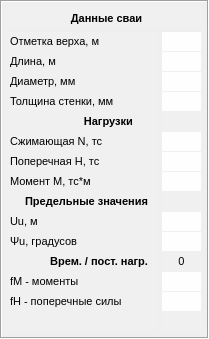
          <widget class="QFrame" name="frame_7">
           <property name="sizePolicy">
            <sizepolicy hsizetype="Fixed" vsizetype="Fixed">
             <horstretch>0</horstretch>
             <verstretch>0</verstretch>
            </sizepolicy>
           </property>
           <property name="minimumSize">
            <size>
             <width>0</width>
             <height>0</height>
            </size>
           </property>
           <property name="maximumSize">
            <size>
             <width>16777215</width>
             <height>16777215</height>
            </size>
           </property>
           <property name="font">
            <font>
             <pointsize>8</pointsize>
            </font>
           </property>
           <property name="frameShape">
            <enum>QFrame::Box</enum>
           </property>
           <property name="frameShadow">
            <enum>QFrame::Sunken</enum>
           </property>
           <layout class="QGridLayout" name="gridLayout_8">
            <property name="leftMargin">
             <number>5</number>
            </property>
            <property name="topMargin">
             <number>5</number>
            </property>
            <property name="rightMargin">
             <number>5</number>
            </property>
            <property name="bottomMargin">
             <number>5</number>
            </property>
            <property name="spacing">
             <number>5</number>
            </property>
            <item row="1" column="0">
             <widget class="QTableWidget" name="tableWidget_6">
              <property name="sizePolicy">
               <sizepolicy hsizetype="Fixed" vsizetype="Fixed">
                <horstretch>0</horstretch>
                <verstretch>0</verstretch>
               </sizepolicy>
              </property>
              <property name="minimumSize">
               <size>
                <width>150</width>
                <height>300</height>
               </size>
              </property>
              <property name="maximumSize">
               <size>
                <width>150</width>
                <height>16777215</height>
               </size>
              </property>
              <property name="sizeIncrement">
               <size>
                <width>0</width>
                <height>0</height>
               </size>
              </property>
              <property name="font">
               <font>
                <pointsize>8</pointsize>
               </font>
              </property>
              <property name="focusPolicy">
               <enum>Qt::NoFocus</enum>
              </property>
              <property name="styleSheet">
               <string notr="true">background-color: rgb(240, 240, 240);</string>
              </property>
              <property name="frameShape">
               <enum>QFrame::NoFrame</enum>
              </property>
              <property name="verticalScrollBarPolicy">
               <enum>Qt::ScrollBarAlwaysOff</enum>
              </property>
              <property name="horizontalScrollBarPolicy">
               <enum>Qt::ScrollBarAlwaysOff</enum>
              </property>
              <property name="editTriggers">
               <set>QAbstractItemView::NoEditTriggers</set>
              </property>
              <property name="selectionMode">
               <enum>QAbstractItemView::NoSelection</enum>
              </property>
              <property name="gridStyle">
               <enum>Qt::NoPen</enum>
              </property>
              <attribute name="horizontalHeaderVisible">
               <bool>false</bool>
              </attribute>
              <attribute name="horizontalHeaderMinimumSectionSize">
               <number>30</number>
              </attribute>
              <attribute name="horizontalHeaderDefaultSectionSize">
               <number>145</number>
              </attribute>
              <attribute name="verticalHeaderVisible">
               <bool>false</bool>
              </attribute>
              <attribute name="verticalHeaderMinimumSectionSize">
               <number>20</number>
              </attribute>
              <attribute name="verticalHeaderDefaultSectionSize">
               <number>20</number>
              </attribute>
              <row>
               <property name="text">
                <string>1</string>
               </property>
              </row>
              <row>
               <property name="text">
                <string>2</string>
               </property>
              </row>
              <row>
               <property name="text">
                <string>3</string>
               </property>
              </row>
              <row>
               <property name="text">
                <string>4</string>
               </property>
              </row>
              <row>
               <property name="text">
                <string>5</string>
               </property>
              </row>
              <row>
               <property name="text">
                <string>6</string>
               </property>
              </row>
              <row>
               <property name="text">
                <string>8</string>
               </property>
              </row>
              <row>
               <property name="text">
                <string>7</string>
               </property>
              </row>
              <row>
               <property name="text">
                <string>11</string>
               </property>
              </row>
              <row>
               <property name="text">
                <string>10</string>
               </property>
              </row>
              <row>
               <property name="text">
                <string>11</string>
               </property>
              </row>
              <row>
               <property name="text">
                <string>Врем. нагр. / пост. нагр.</string>
               </property>
              </row>
              <row>
               <property name="text">
                <string>12</string>
               </property>
              </row>
              <row>
               <property name="text">
                <string>13</string>
               </property>
              </row>
              <column>
               <property name="text">
                <string>Наименование</string>
               </property>
              </column>
              <item row="0" column="0">
               <property name="text">
                <string>Отметка верха, м</string>
               </property>
               <property name="textAlignment">
                <set>AlignLeading|AlignVCenter</set>
               </property>
              </item>
              <item row="1" column="0">
               <property name="text">
                <string>Длина, м </string>
               </property>
               <property name="textAlignment">
                <set>AlignLeading|AlignVCenter</set>
               </property>
              </item>
              <item row="2" column="0">
               <property name="text">
                <string>Диаметр, мм</string>
               </property>
               <property name="textAlignment">
                <set>AlignLeading|AlignVCenter</set>
               </property>
              </item>
              <item row="3" column="0">
               <property name="text">
                <string>Толщина стенки, мм</string>
               </property>
               <property name="textAlignment">
                <set>AlignLeading|AlignVCenter</set>
               </property>
              </item>
              <item row="4" column="0">
               <property name="text">
                <string>Нагрузки     </string>
               </property>
               <property name="font">
                <font>
                 <pointsize>8</pointsize>
                 <weight>75</weight>
                 <bold>true</bold>
                </font>
               </property>
               <property name="textAlignment">
                <set>AlignTrailing|AlignVCenter</set>
               </property>
              </item>
              <item row="5" column="0">
               <property name="text">
                <string>Сжимающая N, тс</string>
               </property>
               <property name="textAlignment">
                <set>AlignLeading|AlignVCenter</set>
               </property>
              </item>
              <item row="6" column="0">
               <property name="text">
                <string>Поперечная H, тс</string>
               </property>
               <property name="textAlignment">
                <set>AlignLeading|AlignVCenter</set>
               </property>
              </item>
              <item row="7" column="0">
               <property name="text">
                <string>Момент M, тс*м</string>
               </property>
               <property name="textAlignment">
                <set>AlignLeading|AlignVCenter</set>
               </property>
              </item>
              <item row="8" column="0">
               <property name="text">
                <string>Предельные значения</string>
               </property>
               <property name="font">
                <font>
                 <pointsize>8</pointsize>
                 <weight>75</weight>
                 <bold>true</bold>
                </font>
               </property>
               <property name="textAlignment">
                <set>AlignTrailing|AlignVCenter</set>
               </property>
              </item>
              <item row="9" column="0">
               <property name="text">
                <string>Uu, м</string>
               </property>
              </item>
              <item row="10" column="0">
               <property name="text">
                <string>Ψu, градусов</string>
               </property>
              </item>
              <item row="11" column="0">
               <property name="text">
                <string>Врем. / пост. нагр.</string>
               </property>
               <property name="font">
                <font>
                 <family>MS Shell Dlg 2</family>
                 <pointsize>8</pointsize>
                 <weight>75</weight>
                 <bold>true</bold>
                </font>
               </property>
               <property name="textAlignment">
                <set>AlignTrailing|AlignVCenter</set>
               </property>
              </item>
              <item row="12" column="0">
               <property name="text">
                <string>fM - моменты</string>
               </property>
              </item>
              <item row="13" column="0">
               <property name="text">
                <string>fH - поперечные силы</string>
               </property>
              </item>
             </widget>
            </item>
            <item row="1" column="1">
             <widget class="QTableWidget" name="tableWidget_7">
              <property name="sizePolicy">
               <sizepolicy hsizetype="Fixed" vsizetype="Fixed">
                <horstretch>0</horstretch>
                <verstretch>0</verstretch>
               </sizepolicy>
              </property>
              <property name="minimumSize">
               <size>
                <width>40</width>
                <height>300</height>
               </size>
              </property>
              <property name="maximumSize">
               <size>
                <width>40</width>
                <height>16777215</height>
               </size>
              </property>
              <property name="font">
               <font>
                <pointsize>8</pointsize>
               </font>
              </property>
              <property name="styleSheet">
               <string notr="true">background-color: rgb(240, 240, 240);</string>
              </property>
              <property name="frameShape">
               <enum>QFrame::NoFrame</enum>
              </property>
              <property name="lineWidth">
               <number>1</number>
              </property>
              <property name="midLineWidth">
               <number>0</number>
              </property>
              <property name="verticalScrollBarPolicy">
               <enum>Qt::ScrollBarAlwaysOff</enum>
              </property>
              <property name="horizontalScrollBarPolicy">
               <enum>Qt::ScrollBarAlwaysOff</enum>
              </property>
              <property name="selectionMode">
               <enum>QAbstractItemView::NoSelection</enum>
              </property>
              <property name="showGrid">
               <bool>true</bool>
              </property>
              <property name="gridStyle">
               <enum>Qt::NoPen</enum>
              </property>
              <property name="sortingEnabled">
               <bool>false</bool>
              </property>
              <property name="wordWrap">
               <bool>true</bool>
              </property>
              <property name="cornerButtonEnabled">
               <bool>true</bool>
              </property>
              <attribute name="horizontalHeaderVisible">
               <bool>false</bool>
              </attribute>
              <attribute name="horizontalHeaderDefaultSectionSize">
               <number>40</number>
              </attribute>
              <attribute name="verticalHeaderVisible">
               <bool>false</bool>
              </attribute>
              <attribute name="verticalHeaderMinimumSectionSize">
               <number>20</number>
              </attribute>
              <attribute name="verticalHeaderDefaultSectionSize">
               <number>20</number>
              </attribute>
              <row>
               <property name="text">
                <string>Отметка верха</string>
               </property>
              </row>
              <row>
               <property name="text">
                <string>Длина</string>
               </property>
              </row>
              <row>
               <property name="text">
                <string>Диаметр</string>
               </property>
              </row>
              <row>
               <property name="text">
                <string>Толщина стенки</string>
               </property>
              </row>
              <row>
               <property name="text">
                <string>Нагрузки</string>
               </property>
               <property name="font">
                <font>
                 <pointsize>8</pointsize>
                 <weight>50</weight>
                 <bold>false</bold>
                </font>
               </property>
              </row>
              <row>
               <property name="text">
                <string>N</string>
               </property>
              </row>
              <row>
               <property name="text">
                <string>H</string>
               </property>
              </row>
              <row>
               <property name="text">
                <string>M</string>
               </property>
              </row>
              <row>
               <property name="text">
                <string>Предельные</string>
               </property>
              </row>
              <row>
               <property name="text">
                <string>Uu</string>
               </property>
              </row>
              <row>
               <property name="text">
                <string>Фu</string>
               </property>
              </row>
              <row>
               <property name="text">
                <string>Врем. нагр. / пост. нагр.</string>
               </property>
              </row>
              <row>
               <property name="text">
                <string>fM</string>
               </property>
              </row>
              <row>
               <property name="text">
                <string>fH</string>
               </property>
              </row>
              <column>
               <property name="text">
                <string>*</string>
               </property>
              </column>
              <item row="0" column="0">
               <property name="text">
                <string/>
               </property>
               <property name="textAlignment">
                <set>AlignCenter</set>
               </property>
               <property name="background">
                <brush brushstyle="SolidPattern">
                 <color alpha="255">
                  <red>254</red>
                  <green>254</green>
                  <blue>254</blue>
                 </color>
                </brush>
               </property>
              </item>
              <item row="1" column="0">
               <property name="text">
                <string/>
               </property>
               <property name="textAlignment">
                <set>AlignCenter</set>
               </property>
               <property name="background">
                <brush brushstyle="SolidPattern">
                 <color alpha="255">
                  <red>254</red>
                  <green>254</green>
                  <blue>254</blue>
                 </color>
                </brush>
               </property>
              </item>
              <item row="2" column="0">
               <property name="text">
                <string/>
               </property>
               <property name="textAlignment">
                <set>AlignCenter</set>
               </property>
               <property name="background">
                <brush brushstyle="SolidPattern">
                 <color alpha="255">
                  <red>254</red>
                  <green>254</green>
                  <blue>254</blue>
                 </color>
                </brush>
               </property>
              </item>
              <item row="3" column="0">
               <property name="text">
                <string/>
               </property>
               <property name="textAlignment">
                <set>AlignCenter</set>
               </property>
               <property name="background">
                <brush brushstyle="SolidPattern">
                 <color alpha="255">
                  <red>254</red>
                  <green>254</green>
                  <blue>254</blue>
                 </color>
                </brush>
               </property>
              </item>
              <item row="4" column="0">
               <property name="text">
                <string>0</string>
               </property>
               <property name="textAlignment">
                <set>AlignCenter</set>
               </property>
               <property name="background">
                <brush brushstyle="SolidPattern">
                 <color alpha="255">
                  <red>240</red>
                  <green>240</green>
                  <blue>240</blue>
                 </color>
                </brush>
               </property>
               <property name="foreground">
                <brush brushstyle="SolidPattern">
                 <color alpha="255">
                  <red>240</red>
                  <green>240</green>
                  <blue>240</blue>
                 </color>
                </brush>
               </property>
               <property name="flags">
                <set>NoItemFlags</set>
               </property>
              </item>
              <item row="5" column="0">
               <property name="text">
                <string/>
               </property>
               <property name="textAlignment">
                <set>AlignCenter</set>
               </property>
               <property name="background">
                <brush brushstyle="SolidPattern">
                 <color alpha="255">
                  <red>254</red>
                  <green>254</green>
                  <blue>254</blue>
                 </color>
                </brush>
               </property>
              </item>
              <item row="6" column="0">
               <property name="text">
                <string/>
               </property>
               <property name="textAlignment">
                <set>AlignCenter</set>
               </property>
               <property name="background">
                <brush brushstyle="SolidPattern">
                 <color alpha="255">
                  <red>254</red>
                  <green>254</green>
                  <blue>254</blue>
                 </color>
                </brush>
               </property>
              </item>
              <item row="7" column="0">
               <property name="text">
                <string/>
               </property>
               <property name="textAlignment">
                <set>AlignCenter</set>
               </property>
               <property name="background">
                <brush brushstyle="SolidPattern">
                 <color alpha="255">
                  <red>254</red>
                  <green>254</green>
                  <blue>254</blue>
                 </color>
                </brush>
               </property>
              </item>
              <item row="8" column="0">
               <property name="text">
                <string>0</string>
               </property>
               <property name="textAlignment">
                <set>AlignCenter</set>
               </property>
               <property name="background">
                <brush brushstyle="SolidPattern">
                 <color alpha="255">
                  <red>240</red>
                  <green>240</green>
                  <blue>240</blue>
                 </color>
                </brush>
               </property>
               <property name="foreground">
                <brush brushstyle="SolidPattern">
                 <color alpha="255">
                  <red>240</red>
                  <green>240</green>
                  <blue>240</blue>
                 </color>
                </brush>
               </property>
              </item>
              <item row="9" column="0">
               <property name="text">
                <string/>
               </property>
               <property name="textAlignment">
                <set>AlignCenter</set>
               </property>
               <property name="background">
                <brush brushstyle="SolidPattern">
                 <color alpha="255">
                  <red>254</red>
                  <green>254</green>
                  <blue>254</blue>
                 </color>
                </brush>
               </property>
              </item>
              <item row="10" column="0">
               <property name="text">
                <string/>
               </property>
               <property name="textAlignment">
                <set>AlignCenter</set>
               </property>
               <property name="background">
                <brush brushstyle="SolidPattern">
                 <color alpha="255">
                  <red>254</red>
                  <green>254</green>
                  <blue>254</blue>
                 </color>
                </brush>
               </property>
              </item>
              <item row="11" column="0">
               <property name="text">
                <string>0</string>
               </property>
               <property name="textAlignment">
                <set>AlignCenter</set>
               </property>
               <property name="background">
                <brush brushstyle="SolidPattern">
                 <color alpha="255">
                  <red>240</red>
                  <green>240</green>
                  <blue>240</blue>
                 </color>
                </brush>
               </property>
               <property name="foreground">
                <brush brushstyle="NoBrush">
                 <color alpha="255">
                  <red>240</red>
                  <green>240</green>
                  <blue>240</blue>
                 </color>
                </brush>
               </property>
              </item>
              <item row="12" column="0">
               <property name="text">
                <string/>
               </property>
               <property name="textAlignment">
                <set>AlignCenter</set>
               </property>
               <property name="background">
                <brush brushstyle="SolidPattern">
                 <color alpha="255">
                  <red>254</red>
                  <green>254</green>
                  <blue>254</blue>
                 </color>
                </brush>
               </property>
              </item>
              <item row="13" column="0">
               <property name="text">
                <string/>
               </property>
               <property name="textAlignment">
                <set>AlignCenter</set>
               </property>
               <property name="background">
                <brush brushstyle="SolidPattern">
                 <color alpha="255">
                  <red>254</red>
                  <green>254</green>
                  <blue>254</blue>
                 </color>
                </brush>
               </property>
              </item>
             </widget>
            </item>
            <item row="0" column="0" colspan="2">
             <widget class="QTableWidget" name="tableWidget_10">
              <property name="maximumSize">
               <size>
                <width>16777215</width>
                <height>20</height>
               </size>
              </property>
              <property name="focusPolicy">
               <enum>Qt::NoFocus</enum>
              </property>
              <property name="styleSheet">
               <string notr="true">background-color: rgb(240, 240, 240);</string>
              </property>
              <property name="frameShape">
               <enum>QFrame::NoFrame</enum>
              </property>
              <property name="verticalScrollBarPolicy">
               <enum>Qt::ScrollBarAlwaysOff</enum>
              </property>
              <property name="horizontalScrollBarPolicy">
               <enum>Qt::ScrollBarAlwaysOff</enum>
              </property>
              <property name="editTriggers">
               <set>QAbstractItemView::NoEditTriggers</set>
              </property>
              <property name="selectionMode">
               <enum>QAbstractItemView::NoSelection</enum>
              </property>
              <property name="gridStyle">
               <enum>Qt::NoPen</enum>
              </property>
              <attribute name="horizontalHeaderVisible">
               <bool>false</bool>
              </attribute>
              <attribute name="horizontalHeaderMinimumSectionSize">
               <number>150</number>
              </attribute>
              <attribute name="horizontalHeaderDefaultSectionSize">
               <number>200</number>
              </attribute>
              <attribute name="verticalHeaderVisible">
               <bool>false</bool>
              </attribute>
              <attribute name="verticalHeaderMinimumSectionSize">
               <number>20</number>
              </attribute>
              <attribute name="verticalHeaderDefaultSectionSize">
               <number>23</number>
              </attribute>
              <row>
               <property name="text">
                <string>Данные сваи</string>
               </property>
               <property name="textAlignment">
                <set>AlignCenter</set>
               </property>
              </row>
              <column>
               <property name="text">
                <string>Данные сваи</string>
               </property>
               <property name="textAlignment">
                <set>AlignCenter</set>
               </property>
              </column>
              <item row="0" column="0">
               <property name="text">
                <string>Данные сваи</string>
               </property>
               <property name="font">
                <font>
                 <weight>75</weight>
                 <bold>true</bold>
                </font>
               </property>
               <property name="textAlignment">
                <set>AlignCenter</set>
               </property>
              </item>
             </widget>
            </item>
           </layout>
          </widget>
